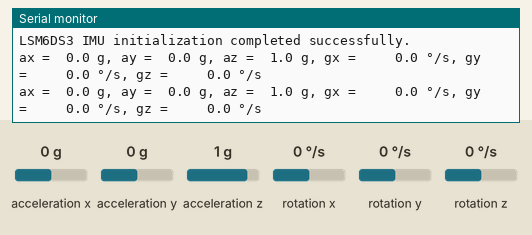
Bench run of a sketch on a simulated Arduino Uno WiFi Rev2. Shown: the last lines printed to the serial monitor. The test bench sets the inputs (shaded band); at power-on: acceleration x 0 g, acceleration y 0 g, acceleration z 1 g, rotation x 0 °/s, rotation y 0 °/s, rotation z 0 °/s.

Above: at 1.8 s.
1.9 s: acceleration x set to -1.4 g
At 3.0 s:
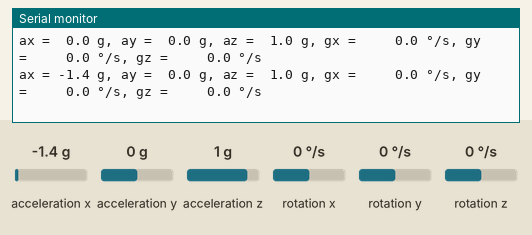
4.6 s: acceleration y set to -1.4 g
At 5.9 s:
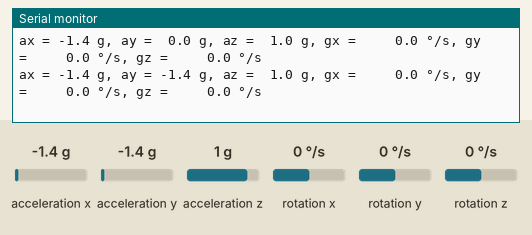
7.7 s: acceleration z set to -1.4 g
At 9.2 s:
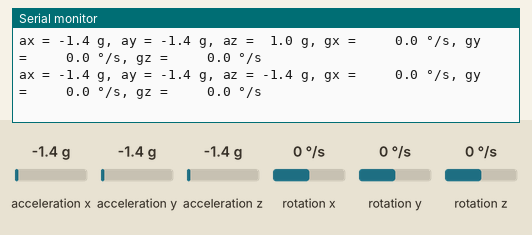
10.8 s: rotation x set to -192 °/s
At 12.3 s:
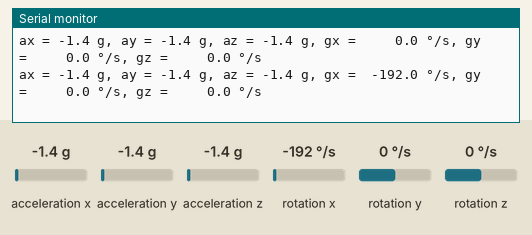
13.9 s: rotation y set to -192 °/s
At 15.1 s:
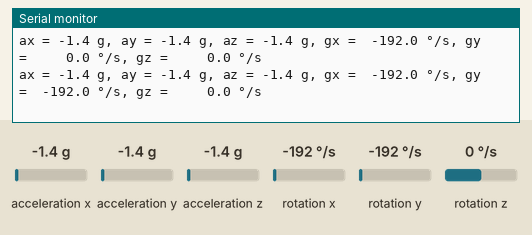
17.0 s: rotation z set to -192 °/s
At 18.5 s:
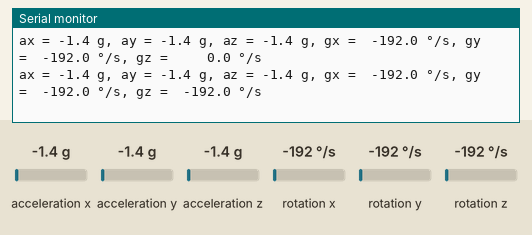

The sketch:

LSM6DS3_Arduino_Simple.ino
```cpp
// (licence header left out)
// Includes
#include <Arduino_LSM6DS3.h>


void setup() {
   Serial.begin(9600);  // initialize serial bus (Serial Monitor)
   while (!Serial);  // wait for serial initialization
   Serial.print("LSM6DS3 IMU initialization ");
   if (IMU.begin()) {  // initialize IMU
      Serial.println("completed successfully.");
   } else {
      Serial.println("FAILED.");
      IMU.end();
      while (1);
   }
   Serial.println();
}


void loop() {
   char buffer[8];    // string buffer for use with dtostrf() function
   float ax, ay, az;  // accelerometer values
   float gx, gy, gz;  // gyroscope values

   // Retrieve and print IMU values
   if (IMU.accelerationAvailable() && IMU.gyroscopeAvailable()
      && IMU.readAcceleration(ax, ay, az) && IMU.readGyroscope(gx, gy, gz)) {
      Serial.print("ax = ");  Serial.print(dtostrf(ax, 4, 1, buffer));  Serial.print(" g, ");
      Serial.print("ay = ");  Serial.print(dtostrf(ay, 4, 1, buffer));  Serial.print(" g, ");
      Serial.print("az = ");  Serial.print(dtostrf(az, 4, 1, buffer));  Serial.print(" g, ");
      Serial.print("gx = ");  Serial.print(dtostrf(gx, 7, 1, buffer));  Serial.print(" °/s, ");
      Serial.print("gy = ");  Serial.print(dtostrf(gy, 7, 1, buffer));  Serial.print(" °/s, ");
      Serial.print("gz = ");  Serial.print(dtostrf(gz, 7, 1, buffer));  Serial.println(" °/s");
   }
   delay(1000);  // wait one second between readings
}
```

Measured:
- after the input at 1.9 s, the serial monitor: prints a new line after 0.23 s (image 1)
- after the input at 4.6 s, the serial monitor: prints a new line after 0.64 s (image 2)
- after the input at 7.7 s, the serial monitor: prints a new line after 0.64 s (image 3)
- after the input at 10.8 s, the serial monitor: prints a new line after 0.65 s (image 4)
- after the input at 13.9 s, the serial monitor: prints a new line after 0.66 s (image 5)
- after the input at 17.0 s, the serial monitor: prints a new line after 0.67 s (image 6)
